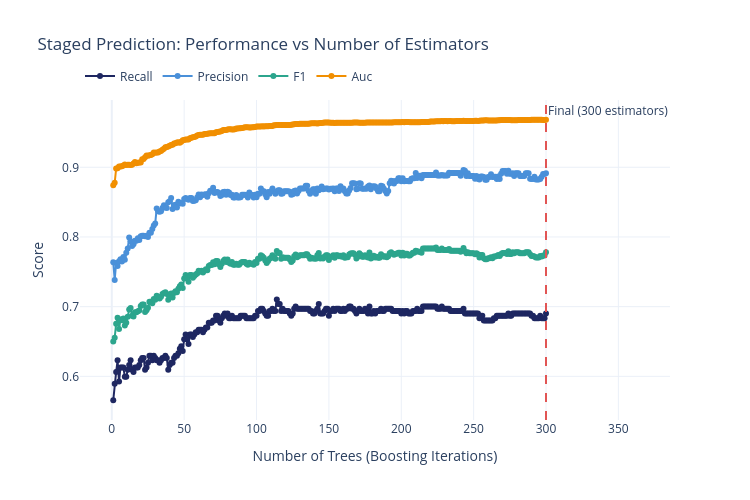

The notebook cell saved with this chart:
### Markdown cell above
---
## 7. Staged Predictions: Performance vs Number of Estimators

### Code cell
# Transform X_test through the preprocessing pipeline
preprocessor = best_gb.named_steps["prep"]
X_test_prep = preprocessor.transform(X_test)
gb_clf = best_gb.named_steps["clf"]

# Use staged_predict_proba to see performance at each boosting iteration
n_stages = len(gb_clf.estimators_)
staged_results = []
staged_proba_gen = gb_clf.staged_predict_proba(X_test_prep)
for i, y_pred_stage in enumerate(gb_clf.staged_predict(X_test_prep), 1):
    y_score_stage = next(staged_proba_gen)[:, 1]

    recall = recall_score(y_test, y_pred_stage)
    precision = precision_score(y_test, y_pred_stage, zero_division=0)
    f1 = f1_score(y_test, y_pred_stage)
    auc = roc_auc_score(y_test, y_score_stage)

    staged_results.append({
        "n_estimators": i,
        "recall": recall,
        "precision": precision,
        "f1": f1,
        "auc": auc,
    })

df_staged = pd.DataFrame(staged_results)
fig_staged = go.Figure()
for metric, color in [("recall", COLORS["navy"]), ("precision", COLORS["accent"]),
                       ("f1", COLORS["green"]), ("auc", COLORS["orange"])]:
    fig_staged.add_trace(go.Scatter(
        x=df_staged["n_estimators"], y=df_staged[metric],
        name=metric.capitalize(),
        line=dict(color=color, width=2),
        mode="lines+markers",
    ))
fig_staged.add_vline(x=gb_clf.n_estimators, line_dash="dash", line_color=COLORS["red"],
                      annotation_text=f"Final ({gb_clf.n_estimators} estimators)")
fig_staged.update_layout(
    title="Staged Prediction: Performance vs Number of Estimators",
    xaxis_title="Number of Trees (Boosting Iterations)",
    yaxis_title="Score",
    height=500, width=750,
    legend=dict(orientation="h", y=1.12),
)
fig_staged.show()
save_chart(fig_staged, MODEL_SLUG, "staged_predictions")

### Figure 1 — Plotly figure (JSON) as saved in the notebook; plotly's stock layout.template omitted (floating-point values rounded to 4 significant figures; data arrays with more than 128 entries replaced by an {"elided": "..."} marker saying what was removed)
{"data": [{"line": {"color": "#1E2761", "width": 2}, "mode": "lines+markers", "name": "Recall", "type": "scatter", "x": {"elided": "300 int values"}, "y": {"elided": "300 float values"}}, {"line": {"color": "#4A90D9", "width": 2}, "mode": "lines+markers", "name": "Precision", "type": "scatter", "x": {"elided": "300 int values"}, "y": {"elided": "300 float values"}}, {"line": {"color": "#2CA58D", "width": 2}, "mode": "lines+markers", "name": "F1", "type": "scatter", "x": {"elided": "300 int values"}, "y": {"elided": "300 float values"}}, {"line": {"color": "#F18F01", "width": 2}, "mode": "lines+markers", "name": "Auc", "type": "scatter", "x": {"elided": "300 int values"}, "y": {"elided": "300 float values"}}], "layout": {"annotations": [{"showarrow": false, "text": "Final (300 estimators)", "x": 300, "xanchor": "left", "xref": "x", "y": 1, "yanchor": "top", "yref": "y domain"}], "height": 500, "legend": {"orientation": "h", "y": 1.12}, "shapes": [{"line": {"color": "#E15554", "dash": "dash"}, "type": "line", "x0": 300, "x1": 300, "xref": "x", "y0": 0, "y1": 1, "yref": "y domain"}], "title": {"text": "Staged Prediction: Performance vs Number of Estimators"}, "width": 750, "xaxis": {"title": {"text": "Number of Trees (Boosting Iterations)"}}, "yaxis": {"title": {"text": "Score"}}}}
